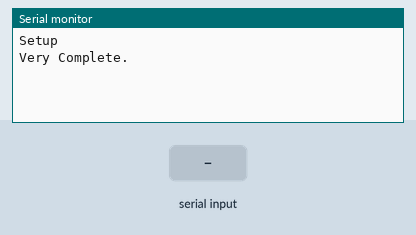
Simulated run of this sketch. Board: Arduino Mega 2560, built for the host (arithmetic inside an expression is 32-bit, double 64-bit). On the bench: the last lines printed to the serial monitor. The inputs (shaded band) are chosen by the test bench.

Above: at 1.2 s.
1.3 s: "90,45\n" received over Serial
At 2.1 s:
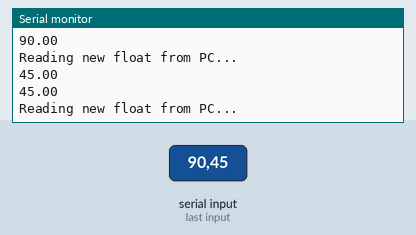
2.8 s: "90,45\n" received over the second serial link
At 3.7 s:
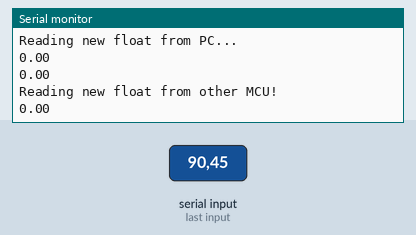
4.3 s: "30,150\n" received over Serial
At 5.9 s:
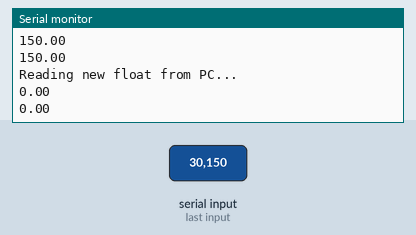
Timing chart, 0 to 7.4 s (numbered marks = the images above; inputs shaded):
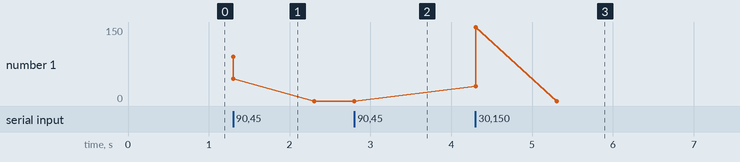

Measured:
- after the input at 1.3 s, the serial monitor: prints a new line at once (image 1)
- after the input at 2.8 s, the serial monitor: prints a new line at once (image 2)
- after the input at 4.3 s, the serial monitor: prints a new line at once (image 3)

The sketch:

serial_test.ino
```cpp
HardwareSerial Serial1(PB7, PB6);

union FloatBytes {
  uint8_t asBytes[4];
  float asFloat;
};

FloatBytes float1;
FloatBytes float2;

void setup() {


  Serial.begin(115200);
  Serial1.begin(115200);

  Serial.println("Setup");
  Serial.println("Very Complete.");


//  delay(1000);

}


void loop() {

  if (Serial.available() > 0) {
    Serial.println("Reading new float from PC...");
    float1.asFloat = Serial.parseFloat();
    Serial.println(float1.asFloat);
    for (int i = 0; i < 4; i ++) {
      Serial1.write(float1.asBytes[i]);
      float2.asBytes[i] = float1.asBytes[i];
    }
    Serial.println(float2.asFloat);
  }
  if (Serial1.available() >= 4) {
    Serial.println("Reading new float from other MCU!");
    for (int i = 0; i < 4; i ++) {
      float1.asBytes[i] = Serial1.read();
    }
    Serial.println(float1.asFloat);
  }
}
```
